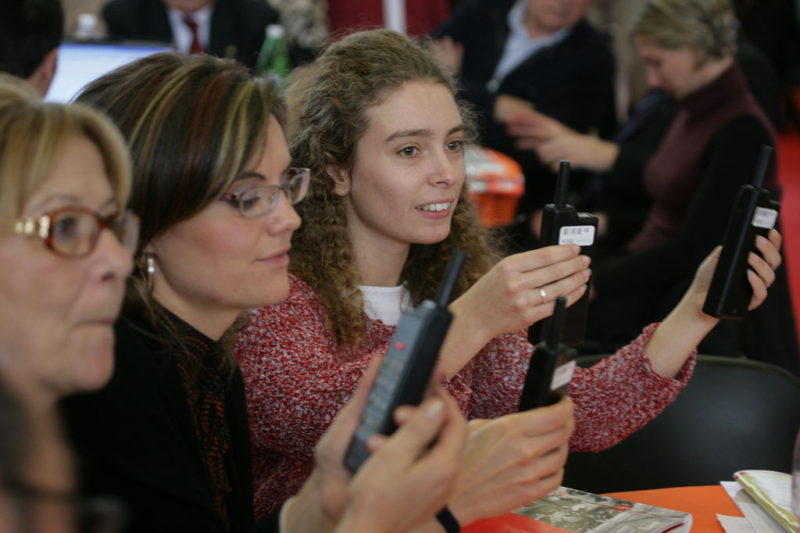
#> input picture A2/people.bmp, 800 x 533 px
$ python a2.py   (older library calls are emulated)
#> lines starting #> are read from the running program, lines starting #| are printed output that depends on the picture; after the words box and inside, x2 and y2 are one past the last pixel; in counts of white or black regions, pixels touching at a corner belong together
# encoding: utf-8

"""Image processing Activity 2.

    author: Pierre-Victor Chaumier <chaumierpv@gmail.com>

    Python Version : 3.4.2

    Required libraries :
        - Pillow        v2.9.0
        - scipy         v0.16.0
        - numpy         v1.9.2
        - matplotlib    v1.4.3

    RQ : in all the fonctions, we assume that the images are rectangular.

"""

import matplotlib.pyplot as plt
import numpy as np

from skimage import color
from skimage.morphology import dilation, disk

from scipy import misc

## -------------------- Exercice 1: skin detection  -------------------

def ex1():
    img = misc.imread('people.bmp')
#> img is the input picture: shape (533, 800, 3); mean R, G, B 79.6, 62.9, 53.8

    R = img[:,:,0]
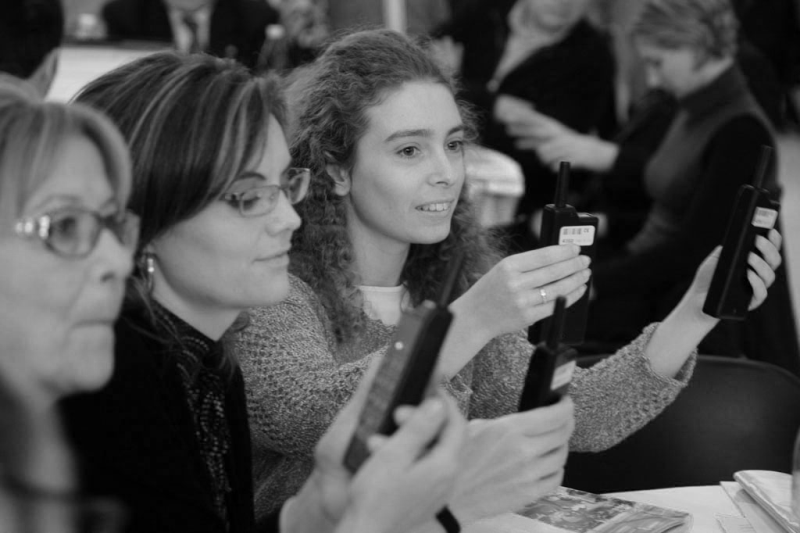
#> R: shape (533, 800); min 0, max 243, mean 79.6
    G = img[:,:,1]
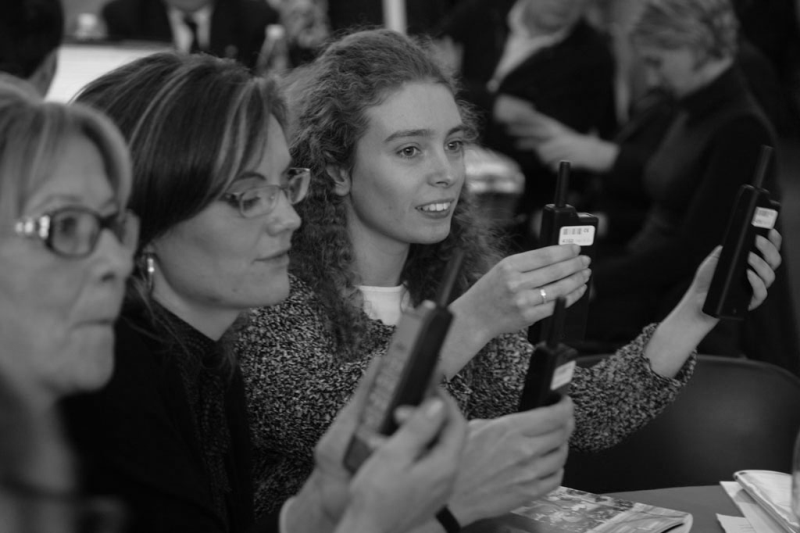
#> G: shape (533, 800); min 1, max 251, mean 62.9
    B = img[:,:,2]
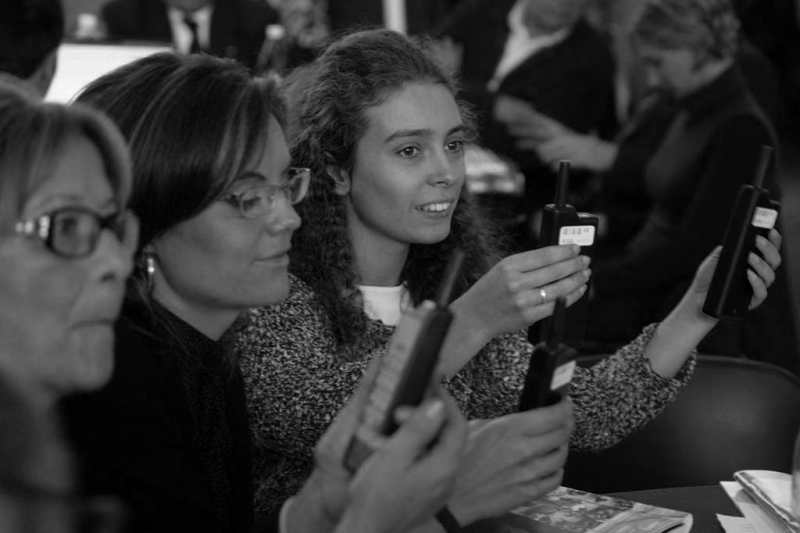
#> B: shape (533, 800); min 0, max 254, mean 53.8

    mask = (abs(R - G) + abs(R - B) + abs(G - B)) < 50
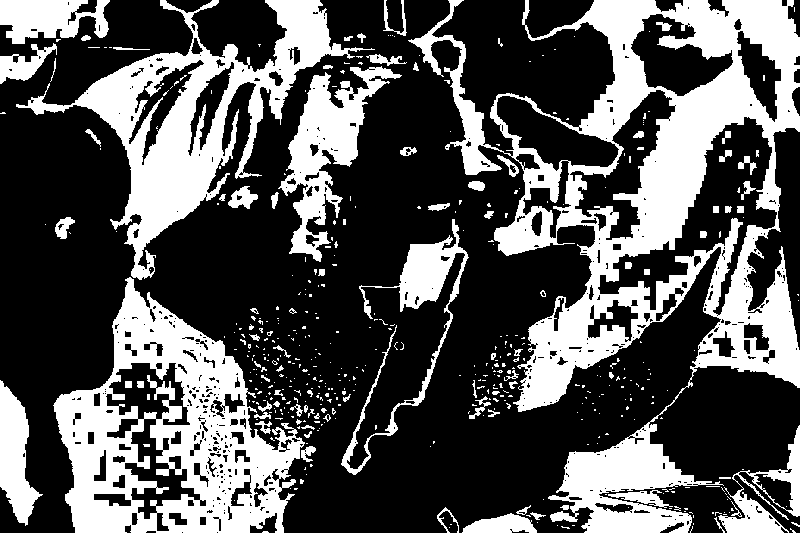
#> mask: shape (533, 800) bool; 33.8% white; 472 white regions (386 under 20 px), largest, box (x1, y1, x2, y2) and area: (408, 0, 800, 533) 61746, (53, 277, 305, 533) 29055, (16, 0, 375, 280) 22498
    img[mask] = (0, 0, 0)
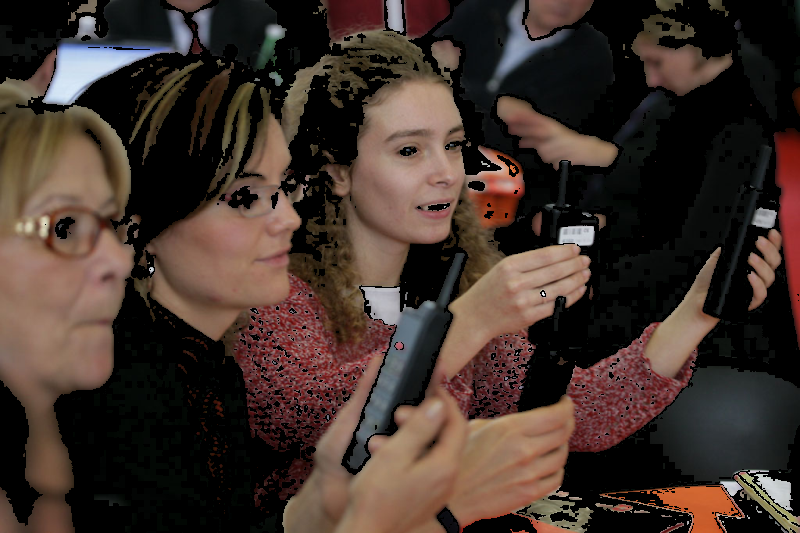
#> img: shape (533, 800, 3); mean R, G, B 65.3, 50.3, 43.3

    plt.figure()
    plt.imshow(img)

ex1()

## -------------------- Exercice 2: skin detection  -------------------

# [58 lines left out: functions ex2, ex3, ex4, not called in this run]


# ex4()

## -------------------- Plot images  -------------------

if True:
    plt.show(block=False)
    input('Hit enter to close')
    plt.close()
